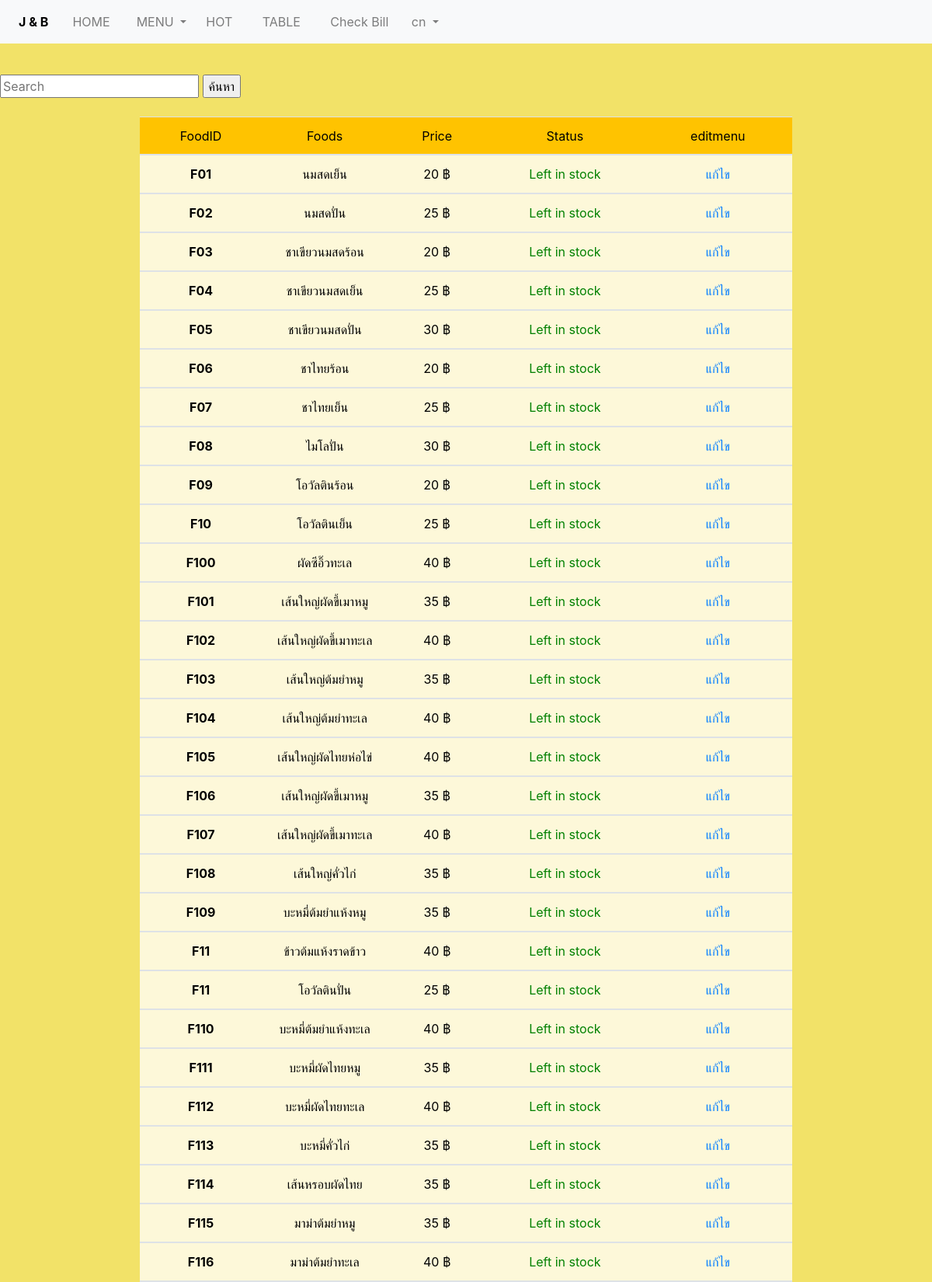
Screenshot of /orderadmin.php (signed in, upper part) with the database file from the repository.
### tables this page shows
CREATE TABLE `food` (
  `FoodID` varchar(4) NOT NULL,
  `FoodTypeID` varchar(3) NOT NULL,
  `FoodName` varchar(50) DEFAULT NULL,
  `FoodPrice` int(6) DEFAULT NULL,
  `FoodStatus` int(1) DEFAULT NULL,
  `FoodPicture` varchar(50) DEFAULT NULL
);

### orderadmin.php (the view, shortened to what this page needs)
<?php
include 'headerr.php';
?>
<html>
<head>
</head>
<body>
<br><br><br><br>
		<form action='search.php'>
    		  <input type="text"  placeholder="Search" name="keyword">
    		  <input type="submit" value="ค้นหา">
   		 </form>
				<?php
					$strSQL = "SELECT * FROM food";
					$result=$connect->query($strSQL);
					?>
					<br>
					<center>
					<form>
					<table class="table table-striped col-md-3" style="width:70%">
            <thead>
					  <tr style="background-color:#FFC300;color:#000000">
						<td width="50" style="text-align:center">FoodID</td>
						<td width="80" style="text-align:center">Foods</td>
						<td width="50" style="text-align:center">Price</td>
						<td width="100" style="text-align:center">Status</td>
		    			<td width="50" style="text-align:center">editmenu</td>
					  </tr>
                      </thead>
					  <?php
						while($objResult=$result->fetch_assoc() )
					  {
					  ?>
					  <tr>
					  <form action="order.php" method="post">
						<tbody>
						<td style="text-align:center;background-color:#FDF8D9;color:#000000"><b><?php echo $objResult["FoodID"];?></b></td>
						<td style="text-align:center;background-color:#FDF8D9;color:#000000"><?php echo $objResult["FoodName"];?></td>
						<td style="text-align:center;background-color:#FDF8D9;color:#000000"><?php echo $objResult["FoodPrice"];?> ฿ </td>
						<?php if($objResult["FoodStatus"]==1){ ?>
						<td style="text-align:center;background-color:#FDF8D9;color:green"><input type="hidden" name="txtFoodID" value="<?php echo $objResult["FoodID"];?>">
						Left in stock</td>
							<?php }else{ ?>
								<td style="text-align:center;background-color:#FDF8D9;color:red">out of stock</td>
							<?php }?>
						<td style="text-align:center;background-color:#FDF8D9;color:#000000"><a href='editorder.php?FoodID=<?= $objResult["FoodID"]?>'>แก้ไข</td>
           				</tbody>
						</form>
					  </tr>
					  <?php
                      }
					  ?>
					</table>
					</form>
									</center>
<br><br><br><br>
</body>
<?php
include 'footer.php';
?>
</html>

### head.css (style rules this page uses)
html, body { text-align: center; }

### rows the page displays
food: FoodID "F01", FoodName "นมสดเย็น", FoodPrice "20"
food: FoodID "F02", FoodName "นมสดปั่น", FoodPrice "25"
food: FoodID "F03", FoodName "ชาเขียวนมสดร้อน", FoodPrice "20"
food: FoodID "F04", FoodName "ชาเขียวนมสดเย็น", FoodPrice "25"
food: FoodID "F05", FoodName "ชาเขียวนมสดปั่น", FoodPrice "30"
food: FoodID "F06", FoodName "ชาไทยร้อน", FoodPrice "20"
food: FoodID "F07", FoodName "ชาไทยเย็น", FoodPrice "25"
food: FoodID "F08", FoodName "ไมโลปั่น", FoodPrice "30"
food: FoodID "F09", FoodName "โอวัลตินร้อน", FoodPrice "20"
food: FoodID "F10", FoodName "โอวัลตินเย็น", FoodPrice "25"
food: FoodID "F100", FoodName "ผัดซีอิ๊วทะเล", FoodPrice "40"
food: FoodID "F101", FoodName "เส้นใหญ่ผัดขี้เมาหมู", FoodPrice "35"
food: FoodID "F102", FoodName "เส้นใหญ่ผัดขี้เมาทะเล", FoodPrice "40"
food: FoodID "F103", FoodName "เส้นใหญ่ต้มยำหมู", FoodPrice "35"
food: FoodID "F104", FoodName "เส้นใหญ่ต้มยำทะเล", FoodPrice "40"
food: FoodID "F105", FoodName "เส้นใหญ่ผัดไทยห่อไข่", FoodPrice "40"
food: FoodID "F106", FoodName "เส้นใหญ่ผัดขี้เมาหมู", FoodPrice "35"
food: FoodID "F107", FoodName "เส้นใหญ่ผัดขี้เมาทะเล", FoodPrice "40"
food: FoodID "F108", FoodName "เส้นใหญ่คั่วไก่", FoodPrice "35"
food: FoodID "F109", FoodName "บะหมี่ต้มยำแห้งหมู", FoodPrice "35"
food: FoodID "F11", FoodName "ข้าวต้มแห้งราดข้าว", FoodPrice "40"
food: FoodID "F11", FoodName "โอวัลตินปั่น", FoodPrice "25"
food: FoodID "F110", FoodName "บะหมี่ต้มยำแห้งทะเล", FoodPrice "40"
food: FoodID "F111", FoodName "บะหมี่ผัดไทยหมู", FoodPrice "35"
food: FoodID "F112", FoodName "บะหมี่ผัดไทยทะเล", FoodPrice "40"
food: FoodID "F113", FoodName "บะหมี่คั่วไก่", FoodPrice "35"
food: FoodID "F114", FoodName "เส้นหรอบผัดไทย", FoodPrice "35"
food: FoodID "F115", FoodName "มาม่าต้มยำหมู", FoodPrice "35"
food: FoodID "F116", FoodName "มาม่าต้มยำทะเล", FoodPrice "40"

### other values shown
$_SESSION['username'] "cn"
